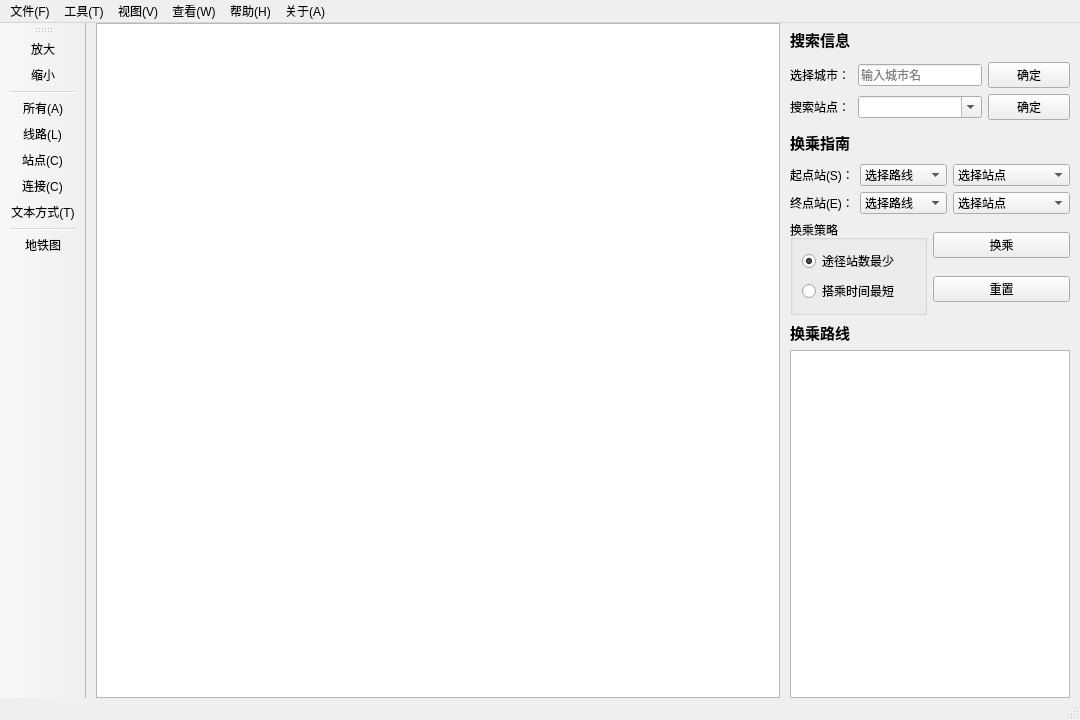
<?xml version="1.0" encoding="UTF-8"?>
<ui version="4.0">
 <class>MainWindow</class>
 <widget class="QMainWindow" name="MainWindow">
  <property name="geometry">
   <rect>
    <x>0</x>
    <y>0</y>
    <width>1080</width>
    <height>720</height>
   </rect>
  </property>
  <property name="minimumSize">
   <size>
    <width>1080</width>
    <height>720</height>
   </size>
  </property>
  <property name="font">
   <font>
    <family>Microsoft YaHei UI</family>
   </font>
  </property>
  <property name="windowTitle">
   <string>MainWindow</string>
  </property>
  <widget class="QWidget" name="centralwidget">
   <layout class="QHBoxLayout" name="horizontalLayout_5" stretch="11,0">
    <property name="spacing">
     <number>10</number>
    </property>
    <property name="leftMargin">
     <number>10</number>
    </property>
    <property name="topMargin">
     <number>0</number>
    </property>
    <property name="rightMargin">
     <number>10</number>
    </property>
    <property name="bottomMargin">
     <number>0</number>
    </property>
    <item>
     <widget class="QGraphicsView" name="graphicsView"/>
    </item>
    <item>
     <layout class="QVBoxLayout" name="verticalLayout" stretch="3,0,0,3,2,2,5,2,32">
      <property name="spacing">
       <number>6</number>
      </property>
      <item>
       <widget class="QLabel" name="labelSearch">
        <property name="minimumSize">
         <size>
          <width>280</width>
          <height>30</height>
         </size>
        </property>
        <property name="font">
         <font>
          <family>Microsoft YaHei UI</family>
          <pointsize>11</pointsize>
          <bold>true</bold>
         </font>
        </property>
        <property name="styleSheet">
         <string notr="true">min-width:280;
min-height:30;
color:black;</string>
        </property>
        <property name="text">
         <string>搜索信息</string>
        </property>
       </widget>
      </item>
      <item>
       <layout class="QHBoxLayout" name="horizontalLayout_3" stretch="3,6,4">
        <item>
         <widget class="QLabel" name="labelSelectCity">
          <property name="minimumSize">
           <size>
            <width>20</width>
            <height>0</height>
           </size>
          </property>
          <property name="font">
           <font>
            <family>Microsoft YaHei UI</family>
            <pointsize>9</pointsize>
           </font>
          </property>
          <property name="text">
           <string>选择城市：</string>
          </property>
         </widget>
        </item>
        <item>
         <widget class="QLineEdit" name="lineEditSearchCity">
          <property name="placeholderText">
           <string>输入城市名</string>
          </property>
         </widget>
        </item>
        <item>
         <widget class="QPushButton" name="pushButtonSearchCity">
          <property name="text">
           <string>确定</string>
          </property>
         </widget>
        </item>
       </layout>
      </item>
      <item>
       <layout class="QHBoxLayout" name="horizontalLayout_6" stretch="3,6,4">
        <item>
         <widget class="QLabel" name="labelSearchStation">
          <property name="minimumSize">
           <size>
            <width>20</width>
            <height>0</height>
           </size>
          </property>
          <property name="styleSheet">
           <string notr="true"/>
          </property>
          <property name="text">
           <string>搜索站点：</string>
          </property>
         </widget>
        </item>
        <item>
         <widget class="QComboBox" name="comboBoxSearchStation">
          <property name="editable">
           <bool>true</bool>
          </property>
          <property name="placeholderText">
           <string>输入站点名</string>
          </property>
         </widget>
        </item>
        <item>
         <widget class="QPushButton" name="pushButtonSearchStation">
          <property name="text">
           <string>确定</string>
          </property>
         </widget>
        </item>
       </layout>
      </item>
      <item>
       <widget class="QLabel" name="labelTransfer">
        <property name="font">
         <font>
          <family>Microsoft YaHei UI</family>
          <pointsize>11</pointsize>
          <bold>true</bold>
         </font>
        </property>
        <property name="text">
         <string>换乘指南</string>
        </property>
       </widget>
      </item>
      <item>
       <layout class="QHBoxLayout" name="horizontalLayout" stretch="5,12,16">
        <item>
         <widget class="QLabel" name="labelStart">
          <property name="text">
           <string>起点站(S)：</string>
          </property>
         </widget>
        </item>
        <item>
         <widget class="QComboBox" name="comboBoxStartLine">
          <item>
           <property name="text">
            <string>选择路线</string>
           </property>
          </item>
         </widget>
        </item>
        <item>
         <widget class="QComboBox" name="comboBoxStartStation">
          <item>
           <property name="text">
            <string>选择站点</string>
           </property>
          </item>
         </widget>
        </item>
       </layout>
      </item>
      <item>
       <layout class="QHBoxLayout" name="horizontalLayout_2" stretch="5,12,16">
        <item>
         <widget class="QLabel" name="labelEnd">
          <property name="text">
           <string>终点站(E)：</string>
          </property>
         </widget>
        </item>
        <item>
         <widget class="QComboBox" name="comboBoxEndLine">
          <item>
           <property name="text">
            <string>选择路线</string>
           </property>
          </item>
         </widget>
        </item>
        <item>
         <widget class="QComboBox" name="comboBoxEndStation">
          <item>
           <property name="text">
            <string>选择站点</string>
           </property>
          </item>
         </widget>
        </item>
       </layout>
      </item>
      <item>
       <layout class="QHBoxLayout" name="horizontalLayout_4">
        <item>
         <widget class="QGroupBox" name="groupBox">
          <property name="title">
           <string>换乘策略</string>
          </property>
          <layout class="QVBoxLayout" name="verticalLayout_2">
           <item>
            <widget class="QRadioButton" name="radioButtonMinStation">
             <property name="text">
              <string>途径站数最少</string>
             </property>
             <property name="checked">
              <bool>true</bool>
             </property>
            </widget>
           </item>
           <item>
            <widget class="QRadioButton" name="radioButtonMinTime">
             <property name="text">
              <string>搭乘时间最短</string>
             </property>
            </widget>
           </item>
          </layout>
         </widget>
        </item>
        <item>
         <layout class="QVBoxLayout" name="verticalLayout_3">
          <item>
           <widget class="QPushButton" name="pushButtonTransfer">
            <property name="text">
             <string>换乘</string>
            </property>
           </widget>
          </item>
          <item>
           <widget class="QPushButton" name="pushButtonReset">
            <property name="text">
             <string>重置</string>
            </property>
           </widget>
          </item>
         </layout>
        </item>
       </layout>
      </item>
      <item>
       <widget class="QLabel" name="label">
        <property name="font">
         <font>
          <family>Microsoft YaHei UI</family>
          <pointsize>11</pointsize>
          <bold>true</bold>
         </font>
        </property>
        <property name="text">
         <string>换乘路线</string>
        </property>
       </widget>
      </item>
      <item>
       <widget class="QTextBrowser" name="textBrowser"/>
      </item>
     </layout>
    </item>
   </layout>
  </widget>
  <widget class="QMenuBar" name="menubar">
   <property name="geometry">
    <rect>
     <x>0</x>
     <y>0</y>
     <width>1080</width>
     <height>33</height>
    </rect>
   </property>
   <widget class="QMenu" name="menu_F">
    <property name="title">
     <string>文件(F)</string>
    </property>
    <addaction name="action_close"/>
   </widget>
   <widget class="QMenu" name="menu_T">
    <property name="title">
     <string>工具(T)</string>
    </property>
    <widget class="QMenu" name="menu_add">
     <property name="title">
      <string>动态添加</string>
     </property>
     <addaction name="action_addall"/>
     <addaction name="action_addline"/>
     <addaction name="action_addstation"/>
     <addaction name="action_addconnect"/>
     <addaction name="separator"/>
     <addaction name="action_addbytext"/>
    </widget>
    <addaction name="action_transfer"/>
    <addaction name="menu_add"/>
    <addaction name="separator"/>
    <addaction name="action_changecity"/>
    <addaction name="action_queryinfo"/>
   </widget>
   <widget class="QMenu" name="menu_V">
    <property name="title">
     <string>视图(V)</string>
    </property>
    <addaction name="action_enlarge"/>
    <addaction name="action_shrink"/>
    <addaction name="action_wheel"/>
    <addaction name="separator"/>
    <addaction name="action_linemap"/>
   </widget>
   <widget class="QMenu" name="menu_W">
    <property name="title">
     <string>查看(W)</string>
    </property>
    <addaction name="action_toolbar"/>
    <addaction name="action_statusbar"/>
   </widget>
   <widget class="QMenu" name="menu_H">
    <property name="title">
     <string>帮助(H)</string>
    </property>
    <addaction name="action_usehelp"/>
   </widget>
   <widget class="QMenu" name="menu_A">
    <property name="title">
     <string>关于(A)</string>
    </property>
    <addaction name="action_qt"/>
    <addaction name="action_author"/>
   </widget>
   <addaction name="menu_F"/>
   <addaction name="menu_T"/>
   <addaction name="menu_V"/>
   <addaction name="menu_W"/>
   <addaction name="menu_H"/>
   <addaction name="menu_A"/>
  </widget>
  <widget class="QStatusBar" name="statusbar"/>
  <widget class="QToolBar" name="toolBar">
   <property name="windowTitle">
    <string>toolBar</string>
   </property>
   <attribute name="toolBarArea">
    <enum>LeftToolBarArea</enum>
   </attribute>
   <attribute name="toolBarBreak">
    <bool>false</bool>
   </attribute>
   <addaction name="action_enlarge"/>
   <addaction name="action_shrink"/>
   <addaction name="separator"/>
   <addaction name="action_addall"/>
   <addaction name="action_addline"/>
   <addaction name="action_addstation"/>
   <addaction name="action_addconnect"/>
   <addaction name="action_addbytext"/>
   <addaction name="separator"/>
   <addaction name="action_linemap"/>
  </widget>
  <action name="action_close">
   <property name="text">
    <string>退出</string>
   </property>
  </action>
  <action name="action_transfer">
   <property name="text">
    <string>换乘指南</string>
   </property>
  </action>
  <action name="action_queryinfo">
   <property name="text">
    <string>信息查询</string>
   </property>
  </action>
  <action name="action_addall">
   <property name="icon">
    <iconset resource="resource.qrc">
     <normaloff>:/icon/icon/all.png</normaloff>:/icon/icon/all.png</iconset>
   </property>
   <property name="text">
    <string>所有(A)</string>
   </property>
  </action>
  <action name="action_addline">
   <property name="icon">
    <iconset resource="resource.qrc">
     <normaloff>:/icon/icon/subway.png</normaloff>:/icon/icon/subway.png</iconset>
   </property>
   <property name="text">
    <string>线路(L)</string>
   </property>
  </action>
  <action name="action_addstation">
   <property name="icon">
    <iconset resource="resource.qrc">
     <normaloff>:/icon/icon/station.png</normaloff>:/icon/icon/station.png</iconset>
   </property>
   <property name="text">
    <string>站点(C)</string>
   </property>
  </action>
  <action name="action_addconnect">
   <property name="icon">
    <iconset resource="resource.qrc">
     <normaloff>:/icon/icon/connect.png</normaloff>:/icon/icon/connect.png</iconset>
   </property>
   <property name="text">
    <string>连接(C)</string>
   </property>
  </action>
  <action name="action_addbytext">
   <property name="icon">
    <iconset resource="resource.qrc">
     <normaloff>:/icon/icon/text.png</normaloff>:/icon/icon/text.png</iconset>
   </property>
   <property name="text">
    <string>文本方式(T)</string>
   </property>
  </action>
  <action name="action_enlarge">
   <property name="icon">
    <iconset resource="resource.qrc">
     <normaloff>:/icon/icon/enlarge.png</normaloff>:/icon/icon/enlarge.png</iconset>
   </property>
   <property name="text">
    <string>放大</string>
   </property>
  </action>
  <action name="action_shrink">
   <property name="icon">
    <iconset resource="resource.qrc">
     <normaloff>:/icon/icon/shrink.png</normaloff>:/icon/icon/shrink.png</iconset>
   </property>
   <property name="text">
    <string>缩小</string>
   </property>
  </action>
  <action name="action_wheel">
   <property name="text">
    <string>鼠标可缩放</string>
   </property>
  </action>
  <action name="action_linemap">
   <property name="icon">
    <iconset resource="resource.qrc">
     <normaloff>:/icon/icon/map.png</normaloff>:/icon/icon/map.png</iconset>
   </property>
   <property name="text">
    <string>地铁图</string>
   </property>
  </action>
  <action name="action_toolbar">
   <property name="text">
    <string>toolbar</string>
   </property>
  </action>
  <action name="action_statusbar">
   <property name="text">
    <string>statusbar</string>
   </property>
  </action>
  <action name="action_qt">
   <property name="text">
    <string>关于 Qt</string>
   </property>
  </action>
  <action name="action_author">
   <property name="text">
    <string>制作者</string>
   </property>
  </action>
  <action name="action_usehelp">
   <property name="text">
    <string>使用帮助</string>
   </property>
  </action>
  <action name="action_changecity">
   <property name="text">
    <string>更换城市</string>
   </property>
  </action>
 </widget>
 <resources>
  <include location="resource.qrc"/>
 </resources>
 <connections/>
</ui>
